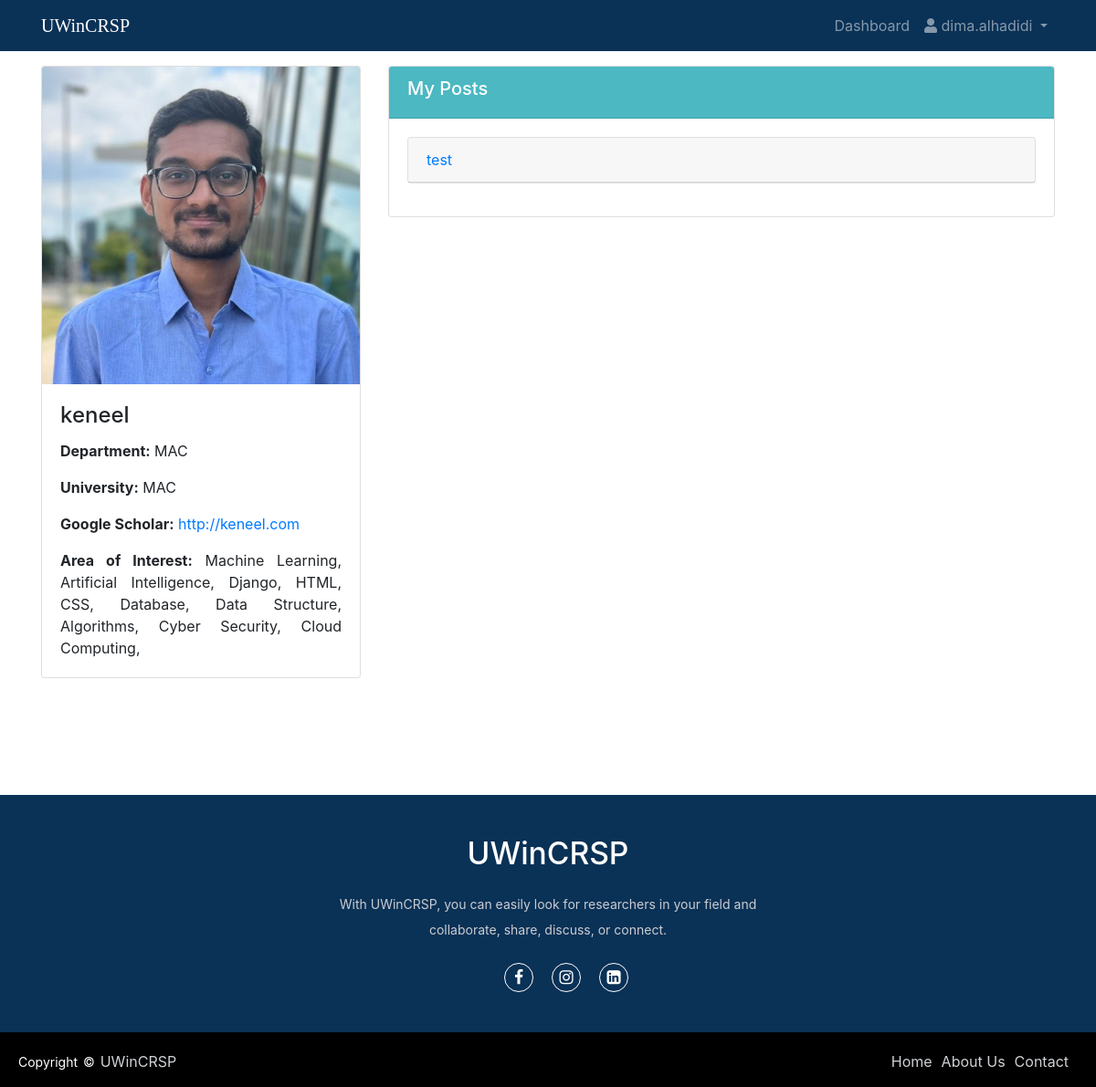
The page /profile/keneel (signed in) on the database its author committed.
### accounts/models.py (models this page shows, shortened)
class Profile(models.Model):
    user = models.ForeignKey(User, on_delete=models.CASCADE)
    gscholar = models.URLField(max_length=200, blank=True)
    department = models.CharField(max_length=100, blank=True)
    university = models.CharField(max_length=100, blank=True)
    profile_pic = models.ImageField(upload_to='profile_pics/', blank=True, null=True)
    skills = models.ManyToManyField('Skill')
    def get_skills(self):
        return [skill.name for skill in self.skills.all()]

class Skill(models.Model):
    name = models.CharField(max_length=50, unique=True)

class Post(models.Model):
    title = models.CharField(max_length=200)
    authors = models.CharField(max_length=200)
    skills = models.ManyToManyField('Skill')
    abstract = models.CharField(max_length=2000)
    paper = models.FileField(upload_to='papers/')
    allow_downloading = models.BooleanField(default=False)
    created_at = models.DateTimeField(auto_now_add=True)
    updated_at = models.DateTimeField(auto_now=True)
    published_on = models.DateTimeField(auto_now_add=True)
    uploaded_by = models.ForeignKey(User, on_delete=models.CASCADE)
    views = models.IntegerField(default=0)

### accounts/views.py (the view)
# urls.py: path('profile/<str:username>', views.profile_view, name='profile'),  # without/
def profile_view(request, username):
    try:
        userObj=User.objects.get(username=username)
        profile = Profile.objects.get(user=userObj)
        posts = Post.objects.filter(uploaded_by=userObj).order_by('-published_on')
        is_following = Connection.objects.filter(follower=request.user,following=userObj).exists()
        context = {'user': request.user, 'profile': profile, 'posts': posts, 'is_following' : is_following}
    except Profile.DoesNotExist:
        return redirect(request,'profile_fill')
    return render(request, 'profile.html', context)

### accounts/templates/profile.html (shortened to what this page needs)
{% extends 'base.html' %}
{% block content %}
<div class="container mt-3 mb-5">
    <div class="row">
        <div class="col-md-4">
            <div class="card">
                {% if profile.profile_pic %}
                    <img src="{{ profile.profile_pic }}" class="card-img-top">
                    {% else %}
                    <img src="https://img.freepik.com/premium-vector/accoun-vector-icon-with-long-shadow-white-illustration-isolated-blue-round-background-graphic-web-design_549897-771.jpg" class="card-img-top">
                    {% endif %}
                <div class="card-body">
                    <h4 class="card-title">{{ profile.user.username }}</h4>
                    <p class="card-text"><strong>Department:</strong> {{ profile.department }}</p>
                    <p class="card-text"><strong>University:</strong> {{ profile.university }}</p>
                    <p class="card-text"><strong>Google Scholar:</strong> <a href="{{ profile.gscholar }}" target="_blank">{{ profile.gscholar }}</a></p>
                    <p class="card-text"><strong>Area of Interest:</strong>
                        {% for skil in profile.get_skills %}
                            {{ skil }},
                        {% endfor %}
                    </p>
                </div>
            </div>
        </div>
        <div class="col-md-8">
            <div class="card">
                <div class="card-header text-white" style="background-color: #4bb8c2;">
                    <h5>My Posts</h5>
                </div>
                <div class="card-body">
                    {% for post in posts %}
                        <div class="card mb-3">
                            <a href="{% url 'posts' post.id %}">
                                <div class="card-header">{{ post.title }}</div>
                            </a>
                        </div>
                    {% empty %}
                        <p>No posts yet!</p>
                    {% endfor %}
                </div>
            </div>
        </div>
    </div>
</div>
{% endblock %}

### accounts/templates/base.html (shortened to what this page needs)
{% load static %}
<!DOCTYPE html>
<html lang="en">
  <head>
    <link
      rel="stylesheet"
      href="https://maxcdn.bootstrapcdn.com/bootstrap/4.0.0/css/bootstrap.min.css"
    />
    <link
      rel="stylesheet"
      href="https://use.fontawesome.com/releases/v5.8.2/css/all.css"
    />
    <link rel="stylesheet" href="https://cdnjs.cloudflare.com/ajax/libs/font-awesome/4.7.0/css/font-awesome.min.css"/>
    <link rel='stylesheet' href='https://cdn.jsdelivr.net/npm/bootstrap-icons@1.7.2/font/bootstrap-icons.css'>
  </head>
  <body>
    <nav class="navbar navbar-expand-md navbar-dark navbar-fixed-top sticky-top" style="background-color: #012950f5">
      <div class="container">
        <a class="navbar-brand"  href="{% url 'index' %}" style="font-family: 'Righteous', serif;">UWinCRSP</a>
        <div class="collapse navbar-collapse justify-content-end" id="navbarNav">
          <ul class="navbar-nav">
            {% if user.is_authenticated %}
            <li class="nav-item">
              <a class="nav-link" href="{% url 'dashboard' %}">Dashboard</a>
            </li>
            <li class="nav-item dropdown">
                <a class="nav-link dropdown-toggle" href="#" id="navbarDropdown" role="button" data-toggle="dropdown"
                aria-haspopup="true" aria-expanded="false">
                  <i class="fas fa-user"></i> {{ user.username }}
                </a>
              </li>
            {% endif %}
          </ul>
        </div>
      </div>
    </nav>
    <div>
      {% block content %}
      {% endblock %}
    </div>
<footer>
  <div class="footer-content">
    <h3>UWinCRSP</h3>
    <p>With UWinCRSP, you can easily look for researchers in your field and collaborate, share, discuss, or connect.</p>
    <ul class="socials">
        <li><a href="https://www.facebook.com/UWindsor/"><i class="fa fa-facebook"></i></a></li>
        <li><a href="https://www.instagram.com/uwindsor/"><i class="fa fa-instagram"></i></a></li>
        <li><a href="https://www.linkedin.com/school/uwindsor/"><i class="fa fa-linkedin-square"></i></a></li>
    </ul>
</div>
<div class="footer-bottom">
    <p>copyright &copy; <a href="#">UWinCRSP</a>  </p>
            <div class="footer-menu">
              <ul class="f-menu">
                <li><a href="{% url 'index' %}">Home</a></li>
                <li><a href="{% url 'aboutUs'%}">About Us</a></li>
                <li><a href="">Contact</a></li>
              </ul>
            </div>
</div>
</footer>
</body>
</html>

### accounts/templates/base.html (style rules this page uses)
footer { margin: 0; padding: 0; box-sizing: border-box; position: relative; top: 80px; bottom: 0; left: 0; right: 0; background: #012950f5; height: auto; width: 100vw; padding-top: 40px; color: #fff; }
.footer-content { display: flex; align-items: center; justify-content: center; flex-direction: column; text-align: center; }
.footer-content h3 { font-size: 2.1rem; font-weight: 500; text-transform: capitalize; line-height: 3rem; }
.footer-content p { max-width: 500px; margin: 10px auto; line-height: 28px; font-size: 14px; color: #cacdd2; justify-content: center; text-align: center; }
.socials { list-style: none; display: flex; align-items: center; justify-content: center; margin: 1rem 0 3rem 0; }
.socials li { margin: 0 10px; }
.socials a { text-decoration: none; color: #fff; border: 1.1px solid white; padding: 5px; border-radius: 50%; }
.socials a i { font-size: 1.1rem; width: 20px; transition: color .4s ease; }
.footer-bottom { background: #000; width: 100vw; padding: 20px; padding-bottom: 40px; text-align: center; }
.footer-bottom p { float: left; font-size: 14px; word-spacing: 2px; text-transform: capitalize; }
.footer-bottom p a { color:#cfd2d6; font-size: 16px; text-decoration: none; }
.footer-menu { float: right; }
.footer-menu ul { display: flex; }
.footer-menu ul li { padding-right: 10px; display: block; }
.footer-menu ul li a { color: #cfd2d6; text-decoration: none; }
a { transition: all 0.3s; }
p { text-justify: auto; text-align: justify; }

### rows shown on the page
Profile: profile_pic (picture), user.username "keneel", department "MAC", university "MAC", gscholar "http://keneel.com"
Skill: get_skills "Machine Learning"
Skill: get_skills "Artificial Intelligence"
Skill: get_skills "Django"
Skill: get_skills "HTML"
Skill: get_skills "CSS"
Skill: get_skills "Database"
Skill: get_skills "Data Structure"
Skill: get_skills "Algorithms"
Skill: get_skills "Cyber Security"
Skill: get_skills "Cloud Computing"
Post: title "test"

### other values the page prints
{{ user.username }} "dima.alhadidi"
